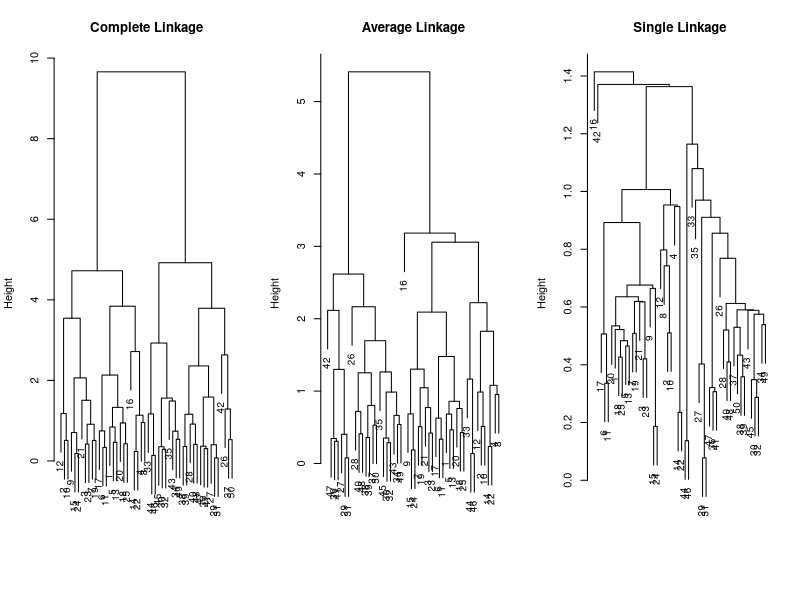

Recreate this plot in R. (Note: this script raises an error after producing the figure.)

set.seed(2)
x=matrix(rnorm(50*2),ncol=2)
x[1:25,1]=x[1:25,1]+3
x[1:25,2]=x[1:25,2]-4
x

y<-dist(x)

hc.complete<-hclust(dist(x), method="complete")
hc.average<-hclust(dist(x), method="average")
hc.single<-hclust(dist(x), method="single")

par(mfrow=c(1,3))
plot(hc.complete,main="Complete Linkage", xlab=" ",sub=" ",cex=0.9)
plot(hc.average,main="Average Linkage", xlab=" ",sub=" ",cex=0.9)
plot(hc.single,main="Single Linkage", xlab=" ",sub=" ",cex=0.9)

cutree(hc.complete, 2)

group<-cutree(hc.average, 2)
group


mydata<-data.frame(FloridaLakes)

x1<-mydata$ID
x2<-mydata$Lake
x3<-mydata$Alkalinity
x4<-mydata$pH
x5<-mydata$Calcium
x6<-mydata$Chlorophyll
x7<-mydata$AvgMercury
x8<-mydata$NumSamples
x9<-mydata$MinMercury
x10<-mydata$MaxMercury
x11<-mydata$ThreeYrStdMercury

mydata1<-cbind.data.frame(x3,x4,x5,x6,x7,x9,x10,x11)  

x<-as.matrix(mydata1)
y<-dist(x)
y

xsc<-scale(x)
y<-dist(xsc)

hc.complete<-hclust(y,method="complete")
hc.average<-hclust(y,method="average")
hc.single<-hclust(y,method="single")
                    

plot(hc.complete,main="Complete Linkage", xlab=" ",sub=" ", cex=0.9)
plot(hc.average,main="Average Linkage", xlab=" ",sub=" ", cex=0.9)
plot(hc.single,main="Single Linkage", xlab=" ", sub=" ",cex=0.9)

group<-cutree(hc.complete, 4)
mydata2<-cbind.data.frame(mydata1,group,x2)
mydata2